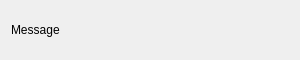
<?xml version="1.0" encoding="UTF-8"?>
<ui version="4.0">
 <class>Form</class>
 <widget class="QWidget" name="Form">
  <property name="geometry">
   <rect>
    <x>0</x>
    <y>0</y>
    <width>300</width>
    <height>60</height>
   </rect>
  </property>
  <property name="windowTitle">
   <string>Pop-up window</string>
  </property>
  <layout class="QGridLayout" name="gridLayout">
   <item row="0" column="0">
    <widget class="QLabel" name="messageLabel">
     <property name="text">
      <string>Message</string>
     </property>
    </widget>
   </item>
  </layout>
 </widget>
 <resources/>
 <connections/>
</ui>
